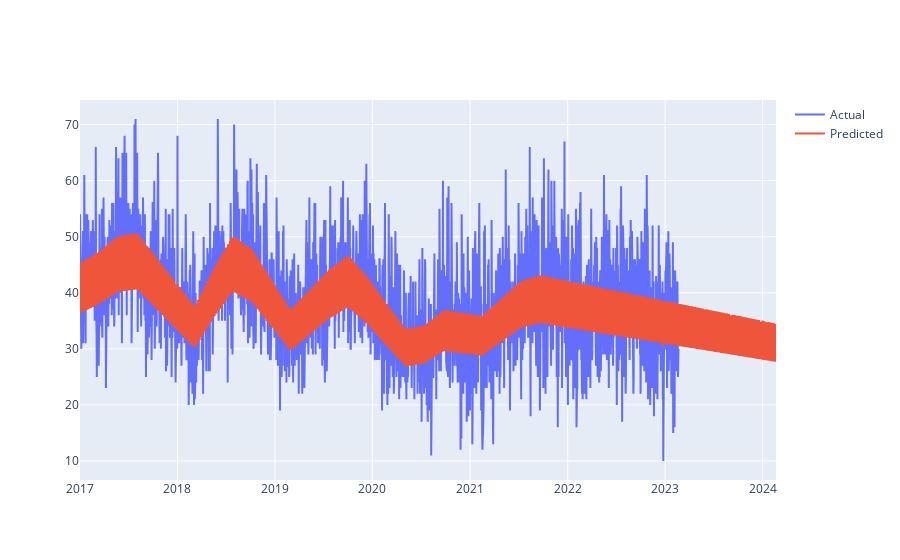

The cell this chart's notebook holds for it:
### Markdown cell above
#### We fit the model with the best parameters, and the holidays data.

### Code cell
m = Prophet(**best_params)
m.add_country_holidays(country_name='US')
m.fit(df)
future = m.make_future_dataframe(periods= 365)
forecast = m.predict(future)
df_cv = cross_validation(m, initial = '2000 days', period = '60 days', horizon='7 days', parallel="processes")
df_p = performance_metrics(df_cv, rolling_window=1)

### Figure 1 — Plotly figure (JSON) as saved in the notebook; plotly's stock layout.template omitted (floating-point values rounded to 4 significant figures; data arrays with more than 128 entries replaced by an {"elided": "..."} marker saying what was removed)
{"data": [{"name": "Actual", "type": "scatter", "x": {"elided": "2242 str values"}, "y": {"elided": "2242 int values"}}, {"name": "Predicted", "type": "scatter", "x": {"elided": "2607 str values"}, "y": {"elided": "2607 float values"}}], "layout": {}}
